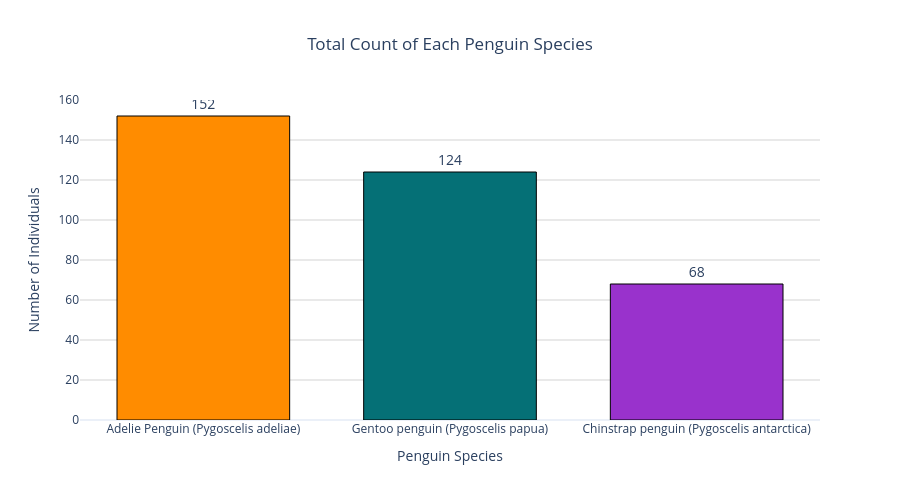

Write notebook code for a chart like this one.
### Code cell
# 4. Species Count Bar Chart
# This visualization shows the sample size for each species in the dataset.
fig4 = px.histogram(
    df, 
    x="species", 
    color="species",
    color_discrete_map=COLORS,
    title="Total Count of Each Penguin Species",
    text_auto=True # Automatically displays the count
)

# Refine the layout and appearance
fig4.update_layout(
    title_x=0.5,
    xaxis_title="Penguin Species",
    yaxis_title="Number of Individuals",
    showlegend=False,          # Hide legend as X-axis already has the names
    plot_bgcolor="white",      # Clean white background
    bargap=0.3,                # Add space between bars (0.0 to 1.0)
    height=500
)

# Fine-tune the text labels and axis lines
fig4.update_traces(
    textposition='outside',    # Move numbers to the top of the bars
    textfont_size=14,
    marker_line_color='black', # Add a subtle border to bars
    marker_line_width=1
)

# Optional: Add subtle horizontal gridlines for easier reading
fig4.update_yaxes(showgrid=True, gridcolor='LightGray')

fig4.show()

### Figure 1 — Plotly figure (JSON) as saved in the notebook; plotly's stock layout.template omitted (floating-point values rounded to 4 significant figures; data arrays with more than 128 entries replaced by an {"elided": "..."} marker saying what was removed)
{"data": [{"bingroup": "x", "hovertemplate": "species=%{x}<br>count=%{y}<extra></extra>", "legendgroup": "Adelie Penguin (Pygoscelis adeliae)", "marker": {"color": "#FF8C00", "line": {"color": "black", "width": 1}, "pattern": {"shape": ""}}, "name": "Adelie Penguin (Pygoscelis adeliae)", "orientation": "v", "showlegend": true, "textfont": {"size": 14}, "textposition": "outside", "texttemplate": "%{value}", "type": "histogram", "x": {"elided": "152 str values"}, "xaxis": "x", "yaxis": "y"}, {"bingroup": "x", "hovertemplate": "species=%{x}<br>count=%{y}<extra></extra>", "legendgroup": "Gentoo penguin (Pygoscelis papua)", "marker": {"color": "#057076", "line": {"color": "black", "width": 1}, "pattern": {"shape": ""}}, "name": "Gentoo penguin (Pygoscelis papua)", "orientation": "v", "showlegend": true, "textfont": {"size": 14}, "textposition": "outside", "texttemplate": "%{value}", "type": "histogram", "x": ["Gentoo penguin (Pygoscelis papua)", "Gentoo penguin (Pygoscelis papua)", "Gentoo penguin (Pygoscelis papua)", "Gentoo penguin (Pygoscelis papua)", "Gentoo penguin (Pygoscelis papua)", "Gentoo penguin (Pygoscelis papua)", "Gentoo penguin (Pygoscelis papua)", "Gentoo penguin (Pygoscelis papua)", "Gentoo penguin (Pygoscelis papua)", "Gentoo penguin (Pygoscelis papua)", "Gentoo penguin (Pygoscelis papua)", "Gentoo penguin (Pygoscelis papua)", "Gentoo penguin (Pygoscelis papua)", "Gentoo penguin (Pygoscelis papua)", "Gentoo penguin (Pygoscelis papua)", "Gentoo penguin (Pygoscelis papua)", "Gentoo penguin (Pygoscelis papua)", "Gentoo penguin (Pygoscelis papua)", "Gentoo penguin (Pygoscelis papua)", "Gentoo penguin (Pygoscelis papua)", "Gentoo penguin (Pygoscelis papua)", "Gentoo penguin (Pygoscelis papua)", "Gentoo penguin (Pygoscelis papua)", "Gentoo penguin (Pygoscelis papua)", "Gentoo penguin (Pygoscelis papua)", "Gentoo penguin (Pygoscelis papua)", "Gentoo penguin (Pygoscelis papua)", "Gentoo penguin (Pygoscelis papua)", "Gentoo penguin (Pygoscelis papua)", "Gentoo penguin (Pygoscelis papua)", "Gentoo penguin (Pygoscelis papua)", "Gentoo penguin (Pygoscelis papua)", "Gentoo penguin (Pygoscelis papua)", "Gentoo penguin (Pygoscelis papua)", "Gentoo penguin (Pygoscelis papua)", "Gentoo penguin (Pygoscelis papua)", "Gentoo penguin (Pygoscelis papua)", "Gentoo penguin (Pygoscelis papua)", "Gentoo penguin (Pygoscelis papua)", "Gentoo penguin (Pygoscelis papua)", "Gentoo penguin (Pygoscelis papua)", "Gentoo penguin (Pygoscelis papua)", "Gentoo penguin (Pygoscelis papua)", "Gentoo penguin (Pygoscelis papua)", "Gentoo penguin (Pygoscelis papua)", "Gentoo penguin (Pygoscelis papua)", "Gentoo penguin (Pygoscelis papua)", "Gentoo penguin (Pygoscelis papua)", "Gentoo penguin (Pygoscelis papua)", "Gentoo penguin (Pygoscelis papua)", "Gentoo penguin (Pygoscelis papua)", "Gentoo penguin (Pygoscelis papua)", "Gentoo penguin (Pygoscelis papua)", "Gentoo penguin (Pygoscelis papua)", "Gentoo penguin (Pygoscelis papua)", "Gentoo penguin (Pygoscelis papua)", "Gentoo penguin (Pygoscelis papua)", "Gentoo penguin (Pygoscelis papua)", "Gentoo penguin (Pygoscelis papua)", "Gentoo penguin (Pygoscelis papua)", "Gentoo penguin (Pygoscelis papua)", "Gentoo penguin (Pygoscelis papua)", "Gentoo penguin (Pygoscelis papua)", "Gentoo penguin (Pygoscelis papua)", "Gentoo penguin (Pygoscelis papua)", "Gentoo penguin (Pygoscelis papua)", "Gentoo penguin (Pygoscelis papua)", "Gentoo penguin (Pygoscelis papua)", "Gentoo penguin (Pygoscelis papua)", "Gentoo penguin (Pygoscelis papua)", "Gentoo penguin (Pygoscelis papua)", "Gentoo penguin (Pygoscelis papua)", "Gentoo penguin (Pygoscelis papua)", "Gentoo penguin (Pygoscelis papua)", "Gentoo penguin (Pygoscelis papua)", "Gentoo penguin (Pygoscelis papua)", "Gentoo penguin (Pygoscelis papua)", "Gentoo penguin (Pygoscelis papua)", "Gentoo penguin (Pygoscelis papua)", "Gentoo penguin (Pygoscelis papua)", "Gentoo penguin (Pygoscelis papua)", "Gentoo penguin (Pygoscelis papua)", "Gentoo penguin (Pygoscelis papua)", "Gentoo penguin (Pygoscelis papua)", "Gentoo penguin (Pygoscelis papua)", "Gentoo penguin (Pygoscelis papua)", "Gentoo penguin (Pygoscelis papua)", "Gentoo penguin (Pygoscelis papua)", "Gentoo penguin (Pygoscelis papua)", "Gentoo penguin (Pygoscelis papua)", "Gentoo penguin (Pygoscelis papua)", "Gentoo penguin (Pygoscelis papua)", "Gentoo penguin (Pygoscelis papua)", "Gentoo penguin (Pygoscelis papua)", "Gentoo penguin (Pygoscelis papua)", "Gentoo penguin (Pygoscelis papua)", "Gentoo penguin (Pygoscelis papua)", "Gentoo penguin (Pygoscelis papua)", "Gentoo penguin (Pygoscelis papua)", "Gentoo penguin (Pygoscelis papua)", "Gentoo penguin (Pygoscelis papua)", "Gentoo penguin (Pygoscelis papua)", "Gentoo penguin (Pygoscelis papua)", "Gentoo penguin (Pygoscelis papua)", "Gentoo penguin (Pygoscelis papua)", "Gentoo penguin (Pygoscelis papua)", "Gentoo penguin (Pygoscelis papua)", "Gentoo penguin (Pygoscelis papua)", "Gentoo penguin (Pygoscelis papua)", "Gentoo penguin (Pygoscelis papua)", "Gentoo penguin (Pygoscelis papua)", "Gentoo penguin (Pygoscelis papua)", "Gentoo penguin (Pygoscelis papua)", "Gentoo penguin (Pygoscelis papua)", "Gentoo penguin (Pygoscelis papua)", "Gentoo penguin (Pygoscelis papua)", "Gentoo penguin (Pygoscelis papua)", "Gentoo penguin (Pygoscelis papua)", "Gentoo penguin (Pygoscelis papua)", "Gentoo penguin (Pygoscelis papua)", "Gentoo penguin (Pygoscelis papua)", "Gentoo penguin (Pygoscelis papua)", "Gentoo penguin (Pygoscelis papua)", "Gentoo penguin (Pygoscelis papua)"], "xaxis": "x", "yaxis": "y"}, {"bingroup": "x", "hovertemplate": "species=%{x}<br>count=%{y}<extra></extra>", "legendgroup": "Chinstrap penguin (Pygoscelis antarctica)", "marker": {"color": "#9932CC", "line": {"color": "black", "width": 1}, "pattern": {"shape": ""}}, "name": "Chinstrap penguin (Pygoscelis antarctica)", "orientation": "v", "showlegend": true, "textfont": {"size": 14}, "textposition": "outside", "texttemplate": "%{value}", "type": "histogram", "x": ["Chinstrap penguin (Pygoscelis antarctica)", "Chinstrap penguin (Pygoscelis antarctica)", "Chinstrap penguin (Pygoscelis antarctica)", "Chinstrap penguin (Pygoscelis antarctica)", "Chinstrap penguin (Pygoscelis antarctica)", "Chinstrap penguin (Pygoscelis antarctica)", "Chinstrap penguin (Pygoscelis antarctica)", "Chinstrap penguin (Pygoscelis antarctica)", "Chinstrap penguin (Pygoscelis antarctica)", "Chinstrap penguin (Pygoscelis antarctica)", "Chinstrap penguin (Pygoscelis antarctica)", "Chinstrap penguin (Pygoscelis antarctica)", "Chinstrap penguin (Pygoscelis antarctica)", "Chinstrap penguin (Pygoscelis antarctica)", "Chinstrap penguin (Pygoscelis antarctica)", "Chinstrap penguin (Pygoscelis antarctica)", "Chinstrap penguin (Pygoscelis antarctica)", "Chinstrap penguin (Pygoscelis antarctica)", "Chinstrap penguin (Pygoscelis antarctica)", "Chinstrap penguin (Pygoscelis antarctica)", "Chinstrap penguin (Pygoscelis antarctica)", "Chinstrap penguin (Pygoscelis antarctica)", "Chinstrap penguin (Pygoscelis antarctica)", "Chinstrap penguin (Pygoscelis antarctica)", "Chinstrap penguin (Pygoscelis antarctica)", "Chinstrap penguin (Pygoscelis antarctica)", "Chinstrap penguin (Pygoscelis antarctica)", "Chinstrap penguin (Pygoscelis antarctica)", "Chinstrap penguin (Pygoscelis antarctica)", "Chinstrap penguin (Pygoscelis antarctica)", "Chinstrap penguin (Pygoscelis antarctica)", "Chinstrap penguin (Pygoscelis antarctica)", "Chinstrap penguin (Pygoscelis antarctica)", "Chinstrap penguin (Pygoscelis antarctica)", "Chinstrap penguin (Pygoscelis antarctica)", "Chinstrap penguin (Pygoscelis antarctica)", "Chinstrap penguin (Pygoscelis antarctica)", "Chinstrap penguin (Pygoscelis antarctica)", "Chinstrap penguin (Pygoscelis antarctica)", "Chinstrap penguin (Pygoscelis antarctica)", "Chinstrap penguin (Pygoscelis antarctica)", "Chinstrap penguin (Pygoscelis antarctica)", "Chinstrap penguin (Pygoscelis antarctica)", "Chinstrap penguin (Pygoscelis antarctica)", "Chinstrap penguin (Pygoscelis antarctica)", "Chinstrap penguin (Pygoscelis antarctica)", "Chinstrap penguin (Pygoscelis antarctica)", "Chinstrap penguin (Pygoscelis antarctica)", "Chinstrap penguin (Pygoscelis antarctica)", "Chinstrap penguin (Pygoscelis antarctica)", "Chinstrap penguin (Pygoscelis antarctica)", "Chinstrap penguin (Pygoscelis antarctica)", "Chinstrap penguin (Pygoscelis antarctica)", "Chinstrap penguin (Pygoscelis antarctica)", "Chinstrap penguin (Pygoscelis antarctica)", "Chinstrap penguin (Pygoscelis antarctica)", "Chinstrap penguin (Pygoscelis antarctica)", "Chinstrap penguin (Pygoscelis antarctica)", "Chinstrap penguin (Pygoscelis antarctica)", "Chinstrap penguin (Pygoscelis antarctica)", "Chinstrap penguin (Pygoscelis antarctica)", "Chinstrap penguin (Pygoscelis antarctica)", "Chinstrap penguin (Pygoscelis antarctica)", "Chinstrap penguin (Pygoscelis antarctica)", "Chinstrap penguin (Pygoscelis antarctica)", "Chinstrap penguin (Pygoscelis antarctica)", "Chinstrap penguin (Pygoscelis antarctica)", "Chinstrap penguin (Pygoscelis antarctica)"], "xaxis": "x", "yaxis": "y"}], "layout": {"bargap": 0.3, "barmode": "relative", "height": 500, "legend": {"title": {"text": "species"}, "tracegroupgap": 0}, "plot_bgcolor": "white", "showlegend": false, "title": {"text": "Total Count of Each Penguin Species", "x": 0.5}, "xaxis": {"anchor": "y", "categoryarray": ["Adelie Penguin (Pygoscelis adeliae)", "Gentoo penguin (Pygoscelis papua)", "Chinstrap penguin (Pygoscelis antarctica)"], "categoryorder": "array", "domain": [0, 1], "title": {"text": "Penguin Species"}}, "yaxis": {"anchor": "x", "domain": [0, 1], "gridcolor": "LightGray", "showgrid": true, "title": {"text": "Number of Individuals"}}}}
